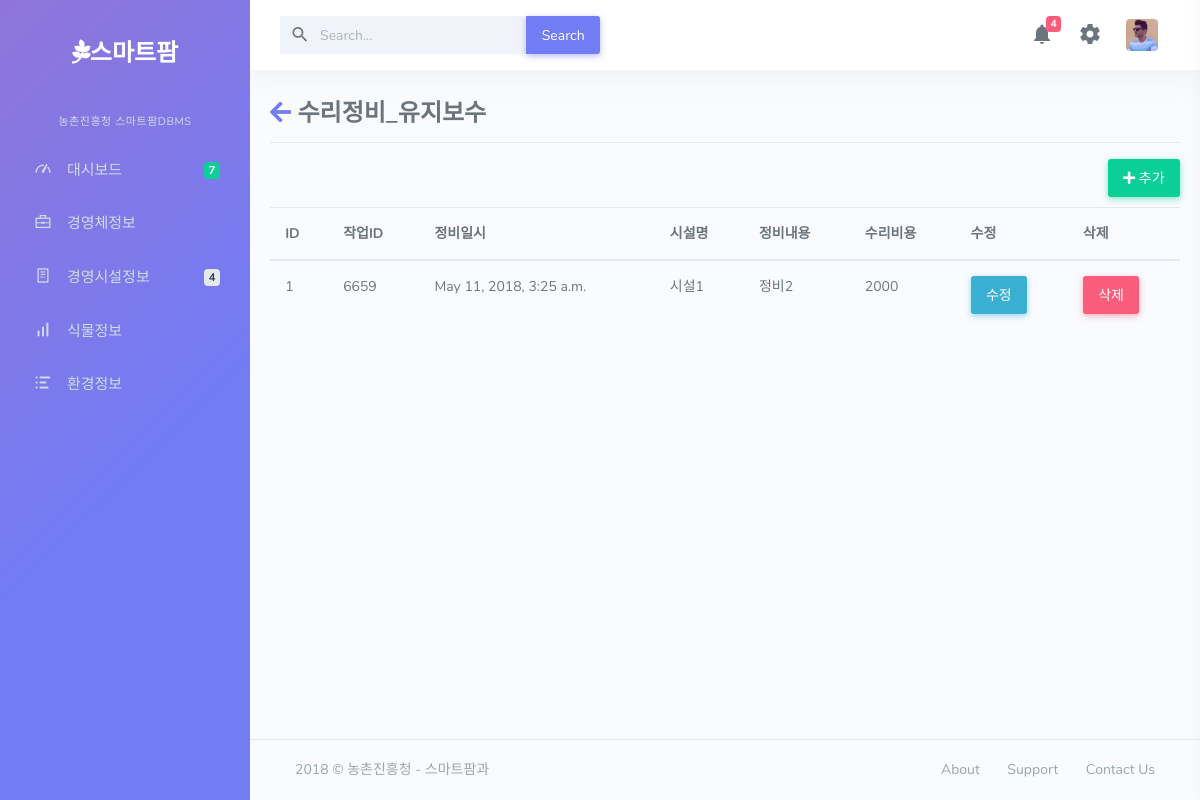
Page /mi on the committed database.
### dashboard/models.py (models this page shows, shortened)
class mainte_info(models.Model):
	WI_ID=models.ForeignKey(work_info)
	GM_MAINTE_WORKE_DATE=models.DateTimeField(auto_now=False)
	GM_FACITY_NAME=models.CharField(max_length=50)
	GM_MAINTE_INFO=models.CharField(max_length=50)
	GM_REPAIR_COST=models.IntegerField(null=True)

class work_info(models.Model):
	GM_WORK_ID=models.IntegerField(null=True)
	GM_WORK_DATE=models.DateField(auto_now=False)
	GM_WORK_LINE_NUM=models.IntegerField(null=True)
	GM_LABOR_TIME=models.TimeField(auto_now=False)
	GM_WORK_INFO=models.CharField(max_length=50)
	GM_AGRI_MTRI_IN_WORK=models.CharField(max_length=50)
	GM_WORK_CODE=models.CharField(max_length=5)
	GM_WORK_OP=models.CharField(max_length=50)
	FI_ID=models.ForeignKey(e1model)
	CI_ID=models.ForeignKey(gb_info)

### dashboard/views.py (the view)
# urls.py: url(r'^mi$',views.mi,name='mi'),
def mi(request):
	ds=mainte_info.objects.all()
	return render(request,"farm/mi.html",{"ds":ds})

### dashboard/templates/farm/mi.html (shortened to what this page needs)
{% extends 'farm/base.html' %}
{% block content %}
{% load staticfiles %}
	<link href="{% static 'farm/css/e1.css' %}" rel="stylesheet">
	<link href="https://use.fontawesome.com/releases/v5.0.7/css/all.css" rel="stylesheet">
	<div class=tg>
		<h3><a href="{% url 'clist' %}"><i class="fas fa-arrow-left"></i></a> 수리정비_유지보수</h3>
		<hr>
		<a href="{% url 'mi_update' %}"><button class="btn btn-success"><i class="fas fa-plus"></i> 추가</button></a>
		<table class="table table-hover">
		  <thead>
		    <tr>
		      <th scope="col">ID</th>
		      <th scope="col">작업ID</th>
		      <th scope="col">정비일시</th>
		      <th scope="col">시설명</th>
		      <th scope="col">정비내용</th>
		      <th scope="col">수리비용</th>
		      <th scope="col">수정</th>
		      <th scope="col">삭제</th>
		    </tr>
		  </thead>
		  <tbody>
		{% for i in ds %}
			<tr>
				<td>{{i.id}}</td>
				<td>{{i.WI_ID.GM_WORK_ID}}</td>
				<td>{{i.GM_MAINTE_WORKE_DATE}}</td>
				<td>{{i.GM_FACITY_NAME}}</td>
				<td>{{i.GM_MAINTE_INFO}}</td>
				<td>{{i.GM_REPAIR_COST}}</td>
				<td><a href="{% url 'mi_update' %}?id={{i.id}}"><button class="btn btn-info">수정</button></a></td>
				<td><button class="btn btn-danger" data-toggle="modal" data-target="#delmodal{{i.id}}">삭제</button></td>
			</tr>
		{% endfor %}
		</tbody>
		</table>
	</div>
{% endblock %}

### dashboard/static/farm/css/e1.css (style rules this page uses)
.tg { width: 100%; margin-top:30px; }
.btn-success { float:right; margin-bottom: 10px; }

### rows in the picture
mainte_info: id "1", WI_ID.GM_WORK_ID "6659", GM_MAINTE_WORKE_DATE "May 11, 2018, 3:25 a.m.", GM_FACITY_NAME "시설1", GM_MAINTE_INFO "정비2", GM_REPAIR_COST "2000"
